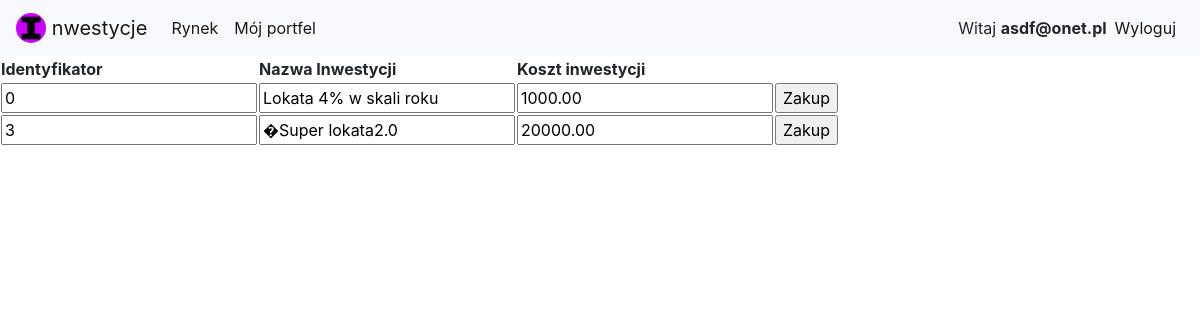
Screenshot of /lokaty/lokaty.php (signed in) with the database file from the repository.
### tables this page shows
CREATE TABLE `inwestycje` (
  `idInwestycje` int(11) NOT NULL,
  `nazwa` varchar(45) NOT NULL,
  `id_typ` int(11) NOT NULL,
  `koszt_inwestycji` decimal(10,2) NOT NULL,
  `Wykupione` tinyint(1) DEFAULT NULL
);

### lokaty/lokaty.php (the view, shortened to what this page needs)
<!DOCTYPE html>
<html>
<head>
  <link rel="stylesheet" href="https://stackpath.bootstrapcdn.com/bootstrap/4.4.1/css/bootstrap.min.css">
</head>
<body>
  <nav class="navbar navbar-expand-lg navbar-light bg-light">
    <a class="navbar-brand" href="../index.php">
        <img src="../favicon.ico" width="30" height="30" class="d-inline-block align-top rounded-circle" alt="">
        nwestycje
      </a>
  <div class="collapse navbar-collapse" id="navbarNav">
    <ul class="navbar-nav">
      <li class="nav-item">
        <a class="nav-link active" href="../rynek.php">Rynek</a>
      </li>
      <li class="nav-item">
        <a class="nav-link active" href="../mojportfel.php">Mój portfel</a>
      </li>
			</ul>
			<ul class="navbar-nav ml-auto">
      <li class="nav-item active mt-2">
        <?php  if (isset($_SESSION['email'])) : ?>
			Witaj <strong><?php echo $_SESSION['email']; ?></strong>
          </li>
        <li class="nav-item active">
			<a class="nav-link" href="../index.php?logout='1'">Wyloguj</a>
        </li>
          <?php endif ?>
    </ul>
  </div>
</nav>
<section>
<?php
		$Connection = new mysqli('localhost', 'root', '', 'mydb');
		$Connection->set_charset("utf8");
        $Query = "SELECT * FROM inwestycje WHERE id_typ=1 AND Wykupione=0";
		$Result = $Connection->query($Query);
		echo "<table>";
		echo "<tr><th>Identyfikator</th><th>Nazwa Inwestycji</th>
        <th>Koszt inwestycji</th>
        </tr>";
		if ($Result->num_rows > 0)
		{
			while ($Row = $Result->fetch_array())
			{
				echo "<tr><form method='post' action='Zakup.php'>
				<td><input type='text' value='$Row[0]' name='Identyfikator'/></td>
				<td><input type='text' value='$Row[1]' name='Nazwa Inwestycji'/></td>
                <td><input type='text' value='$Row[3]' name='Koszt Inwestycji'/></td>
				<td><input type='submit' value='Zakup'/></td>
				</form></tr>";
			}
		}
		echo "</table>";
?>
    </section>
</body>
</html>

### rows the page displays
inwestycje: Identyfikator "0", nazwa "Lokata 4% w skali roku", koszt_inwestycji "1000.00"
inwestycje: Identyfikator "3", nazwa "�Super lokata2.0", koszt_inwestycji "20000.00"

### other values shown
$_SESSION['email'] "asdf@onet.pl"
